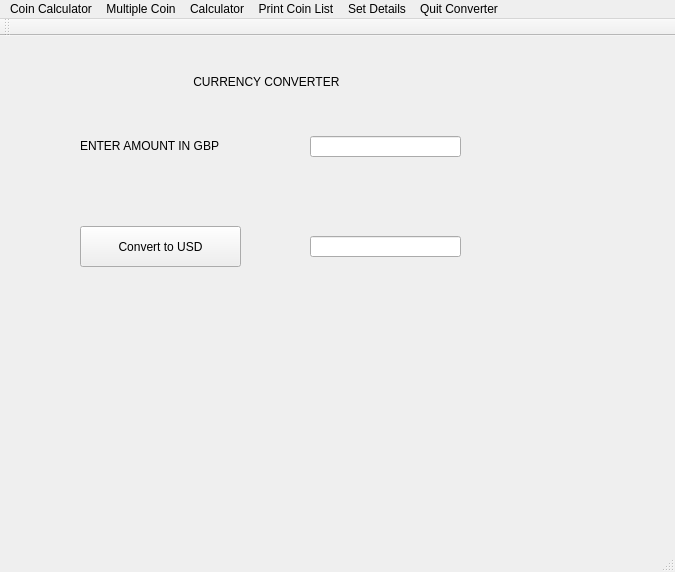
<?xml version="1.0" encoding="UTF-8"?>
<ui version="4.0">
 <class>MainWindow</class>
 <widget class="QMainWindow" name="MainWindow">
  <property name="geometry">
   <rect>
    <x>0</x>
    <y>0</y>
    <width>675</width>
    <height>572</height>
   </rect>
  </property>
  <property name="windowTitle">
   <string>MainWindow</string>
  </property>
  <property name="dockNestingEnabled">
   <bool>true</bool>
  </property>
  <widget class="QWidget" name="centralwidget">
   <widget class="QPushButton" name="pushButton">
    <property name="geometry">
     <rect>
      <x>80</x>
      <y>190</y>
      <width>161</width>
      <height>41</height>
     </rect>
    </property>
    <property name="text">
     <string>Convert to USD</string>
    </property>
   </widget>
   <widget class="QLineEdit" name="lineEdit">
    <property name="geometry">
     <rect>
      <x>310</x>
      <y>100</y>
      <width>151</width>
      <height>21</height>
     </rect>
    </property>
   </widget>
   <widget class="QLineEdit" name="lineEdit_2">
    <property name="geometry">
     <rect>
      <x>310</x>
      <y>200</y>
      <width>151</width>
      <height>21</height>
     </rect>
    </property>
   </widget>
   <widget class="QLabel" name="label">
    <property name="geometry">
     <rect>
      <x>80</x>
      <y>100</y>
      <width>161</width>
      <height>20</height>
     </rect>
    </property>
    <property name="text">
     <string>ENTER AMOUNT IN GBP</string>
    </property>
   </widget>
   <widget class="QLabel" name="label_2">
    <property name="geometry">
     <rect>
      <x>170</x>
      <y>20</y>
      <width>211</width>
      <height>51</height>
     </rect>
    </property>
    <property name="text">
     <string>       CURRENCY CONVERTER</string>
    </property>
   </widget>
  </widget>
  <widget class="QStatusBar" name="statusbar"/>
  <widget class="QToolBar" name="toolBar">
   <property name="acceptDrops">
    <bool>true</bool>
   </property>
   <property name="windowTitle">
    <string>toolBar</string>
   </property>
   <attribute name="toolBarArea">
    <enum>TopToolBarArea</enum>
   </attribute>
   <attribute name="toolBarBreak">
    <bool>false</bool>
   </attribute>
  </widget>
  <widget class="PrintCoinList" name="menubar">
   <property name="geometry">
    <rect>
     <x>0</x>
     <y>0</y>
     <width>675</width>
     <height>22</height>
    </rect>
   </property>
   <widget class="QMenu" name="menuCoin_Calculator">
    <property name="title">
     <string>Coin Calculator</string>
    </property>
    <addaction name="actionOpen"/>
    <addaction name="actionClose"/>
   </widget>
   <widget class="QMenu" name="menuMultiple_Coin">
    <property name="title">
     <string>Multiple Coin</string>
    </property>
    <addaction name="actionOpen_2"/>
    <addaction name="actionClose_2"/>
   </widget>
   <widget class="QMenu" name="menuCalculator">
    <property name="title">
     <string>Calculator</string>
    </property>
    <addaction name="actionOpen_3"/>
    <addaction name="actionClose_3"/>
   </widget>
   <widget class="QMenu" name="menuPrint_Coin_List">
    <property name="title">
     <string>Print Coin List</string>
    </property>
    <addaction name="actionSet_Currency"/>
    <addaction name="actionSet_minimum_coin_input_value"/>
    <addaction name="actionSet_maxiumum_coin_input_value"/>
    <addaction name="actionReturn_to_main_menu"/>
   </widget>
   <widget class="QMenu" name="menuSet_Details">
    <property name="title">
     <string>Set Details</string>
    </property>
    <addaction name="actionOpen_4"/>
    <addaction name="actionClose_4"/>
   </widget>
   <widget class="QMenu" name="menuQuit_Converter">
    <property name="title">
     <string>Quit Converter</string>
    </property>
   </widget>
   <addaction name="menuCoin_Calculator"/>
   <addaction name="menuMultiple_Coin"/>
   <addaction name="menuCalculator"/>
   <addaction name="menuPrint_Coin_List"/>
   <addaction name="menuSet_Details"/>
   <addaction name="menuQuit_Converter"/>
  </widget>
  <action name="actionSet_Currency">
   <property name="text">
    <string>Set Currency</string>
   </property>
  </action>
  <action name="actionSet_minimum_coin_input_value">
   <property name="text">
    <string>Set minimum coin input value</string>
   </property>
  </action>
  <action name="actionSet_maxiumum_coin_input_value">
   <property name="text">
    <string>Set maxiumum coin input value</string>
   </property>
  </action>
  <action name="actionReturn_to_main_menu">
   <property name="text">
    <string>Return to main menu</string>
   </property>
  </action>
  <action name="actionOpen">
   <property name="text">
    <string>Open</string>
   </property>
  </action>
  <action name="actionClose">
   <property name="text">
    <string>Close</string>
   </property>
  </action>
  <action name="actionOpen_2">
   <property name="text">
    <string>Open</string>
   </property>
  </action>
  <action name="actionClose_2">
   <property name="text">
    <string>Close</string>
   </property>
  </action>
  <action name="actionOpen_3">
   <property name="text">
    <string>Open</string>
   </property>
  </action>
  <action name="actionClose_3">
   <property name="text">
    <string>Close</string>
   </property>
  </action>
  <action name="actionOpen_4">
   <property name="text">
    <string>Open</string>
   </property>
  </action>
  <action name="actionClose_4">
   <property name="text">
    <string>Close</string>
   </property>
  </action>
  <action name="Quit">
   <property name="text">
    <string>Quit</string>
   </property>
  </action>
 </widget>
 <customwidgets>
  <customwidget>
   <class>PrintCoinList</class>
   <extends>QMenuBar</extends>
   <header>coinlist.h</header>
  </customwidget>
 </customwidgets>
 <resources/>
 <connections/>
</ui>
